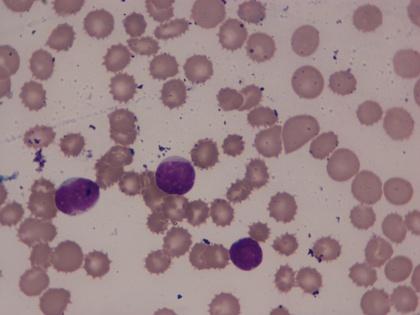
%> input picture Data/Test_Images/ref.JPG, 420 x 315 px, shrunk from 2560 x 1920 before the run, given in place of ref.bmp, which was not available
$ octave util.m   (GNU Octave 9; MATLAB toolbox functions it lacks are replaced by stand-ins)
%> lines starting %> are read from the running program, lines starting %| are printed output that depends on the picture; in (x1, y1, x2, y2) boxes, pixels count from 0 and x2, y2 are one past the last pixel; in counts of white or black regions, pixels touching at a corner belong together; the program's own positions count from 1; pictures that were not available may be replaced by others from this repository, and a replacement may not be noted
### stain_normalisation_toolbox/StainNormalisation/NormMacenko.m
function [ Norm ] = NormMacenko( Source, Target, Io, beta, alpha, verbose )

%%%%%%%%%%%%%%%%%%%%%%%%%%%%%%%%%%%%%%%%%%%%%%%%%%%%%%%%%%%%%%%%%%%%%%%%%%
% NormMacenko: Normalise the appearance of a Source Image to a Target
% image using Macenko's method.
%
%
% Input:
% Source   - RGB Source image.
% Target   - RGB Reference image.
% Io       - (optional) Transmitted light intensity. (default 255)
% beta     - (optional) OD threshold for transparent pixels. (default 0.15)
% alpha    - (optional) Tolerance for the pseudo-min and pseudo-max.
%                       (default 1)
% verbose  - (optional) Display results. (default 0)
%
%
% Output:
% Norm     - Normalised RGB Source image.
%
%
% References:
% [1] M Macenko, M Niethammer, JS Marron, D Borland, JT Woosley, X Guan, C
%     Schmitt, NE Thomas. "A method for normalizing histology slides for
%     quantitative analysis". IEEE International Symposium on Biomedical
%     Imaging: From Nano to Macro, 2009 vol.9, pp.1107-1110, 2009.
%
%
% Acknowledgements:
% This function is inspired by Mitko Veta's Stain Unmixing and Normalisation
% code, which is available for download at Amida's Website:
%     http://amida13.isi.uu.nl/?q=node/69
%
%
% Copyright (c) 2013, Adnan Khan
% Department of Computer Science,
% University of Warwick, UK.
%
%%%%%%%%%%%%%%%%%%%%%%%%%%%%%%%%%%%%%%%%%%%%%%%%%%%%%%%%%%%%%%%%%%%%%%%%%%

if ~exist('verbose', 'var') || isempty(verbose)
   verbose = 0;
%else
%    warning('Verbose mode for individual normalisation functions is likely to be removed in a future release. Please use Norm.m for Visualisation.');
end

if ~exist('Source', 'var') || isempty(Source)
   error('Please supply a Source Image.');
end

if ~exist('Target', 'var') || isempty(Target)
   error('Please supply a Target Image.');
end

% transmitted light intensity
if ~exist('A', 'var') || isempty(Io)
    Io = 255;
end

% OD threshold for transparent pixels
if ~exist('beta', 'var') || isempty(beta)
    beta = 0.15;
end

% tolerance for the pseudo-min and pseudo-max
if ~exist('alpha', 'var') || isempty(alpha)
    alpha = 1;
end

[h, w, ~] = size(Source);

% Estimate Stain Matrix for Taret Image
MTarget = EstUsingMacenko(Target, Io, beta, alpha);

% Perform Color Deconvolution of Target Image to get stain concentration
% matrix
[ CT, MTarget ] = Deconvolve( Target, MTarget );

% Vectorize to N x 3 matrix
CT = reshape(CT, [], 3);

%% Repeat the same process for input/source image

% Estimate Stain Matrix for Source Image
MSource = EstUsingMacenko(Source, Io, beta, alpha);

% Perform Color Deconvolution of Source Image to get stain concentration
% matrix
CS = Deconvolve( Source, MSource );

% Vectorize to N x 3 matrix
CS = reshape(CS, [], 3);

%% uncomment the bottom 3 lines [98-100] to perform manual stain vector correction.
%  The last three images of each row correspond to images generated
%  using a single stain vector. These need to be matched in order to
%  correct the problem of stain vector flipping.
% displayComponents(MSource',CS',MTarget',CT',size(Source), size(Target));
% CS = CS(:,[2,1,3]); % the intended order of stain vectors should be reflected here
% displayComponents(MSource',CS',MTarget',CT',size(Source), size(Target));


% Find the 99th percentile of stain concentration (for each channel)
maxCTarget = prctile(CT, 99, 1);
% Find the 99th percentile of stain concentration (for each channel)
maxCSource = prctile(CS, 99, 1);


%% MAIN NORMALIZATION STUFF
%
CS = bsxfun(@rdivide, CS, maxCSource);
CS = bsxfun(@times,   CS, maxCTarget);


%% Reconstruct the RGB image
Norm = Io*exp(CS * -MTarget);
Norm = reshape(Norm, h, w, 3);
Norm = uint8(Norm);

%% VISUALISATION
% Display results if verbose mode is true
if verbose
    figure;
    subplot(1,3,1); imshow(Source);   title('Source Image');
    subplot(1,3,2); imshow(Target);   title('Target Image');
    subplot(1,3,3); imshow(Norm); title('Normalised (Macenko)');
end

end

### stain_normalisation_toolbox/StainMatrixEstimation/EstUsingMacenko.m
function [ M ] = EstUsingMacenko( I, Io, beta, alpha )

%%%%%%%%%%%%%%%%%%%%%%%%%%%%%%%%%%%%%%%%%%%%%%%%%%%%%%%%%%%%%%%%%%%%%%%%%%
% EstUsingMacenko: Estimate the stain separation matrix using
% Macenko's method
%
%
% Input:
% I                 - RGB input image
% beta              - OD threshold for transparent pixels
% alpha             - tolerance for the pseudo-min and pseudo-max
%
%
% Output:
% M                 - Stain separation matrix with columns corresponding to
%                     stain vectors
%
%
% References:
% [1] M Macenko, M Niethammer, JS Marron, D Borland, JT Woosley, X Guan, C
%     Schmitt, NE Thomas. "A method for normalizing histology slides for
%     quantitative analysis". IEEE International Symposium on Biomedical
%     Imaging: From Nano to Macro, 2009 vol.9, pp.1107-1110, 2009.
%
%
% Acknowledgements:
% This function is inspired by Mitko Veta's Stain Unmixing and Normalisation
% code, which is available for download at Amida's Website:
%     http://amida13.isi.uu.nl/?q=node/69
%
%
% Copyright (c) 2013, Adnan Khan
% Department of Computer Science,
% University of Warwick, UK.
%
%%%%%%%%%%%%%%%%%%%%%%%%%%%%%%%%%%%%%%%%%%%%%%%%%%%%%%%%%%%%%%%%%%%%%%%%%%

% Run in DEMO Mode
if nargin<1
    I = imread('hestain.png');
end


% OD threshold for transparent pixels
if  ~exist('beta', 'var') || isempty(beta)
    beta = 0.15;
end

% tolerance for the pseudo-min and pseudo-max
if ~exist('alpha', 'var') || isempty(alpha)
    alpha = 1;
end

% transmitted light intensity
if  ~exist('Io', 'var') || isempty(Io)
    Io = 255;
end

if size(I,3)<3
    error('Image must be RGB');
end

I = reshape(double(I), [], 3);

% calculate optical density
OD = -log((I+1)/Io);

% remove transparent pixels
ODhat = OD(~any(OD < beta, 2), :);

% calculate eigenvectors
[V, ~] = eig(cov(ODhat));

% project on the plane spanned by the eigenvectors corresponding to the two
% largest eigenvalues
THETA = ODhat*V(:,2:3);

PHI = atan2(THETA(:,2), THETA(:,1));

% find the robust extremees (min and max angles)
minPhi = prctile(PHI, alpha);
maxPhi = prctile(PHI, 100-alpha);

% Bring the extreme angles back to OD Space
VEC1 = V(:,2:3)*[cos(minPhi); sin(minPhi)];
VEC2 = V(:,2:3)*[cos(maxPhi); sin(maxPhi)];

% Make sure that Hematoxylin is first and Eosin is second vector
if VEC1(1) > VEC2(1)
    M = [VEC1 VEC2 cross(VEC1,VEC2)]';
else
    M = [VEC2 VEC1 cross(VEC2,VEC1)]';
end

end

### stain_normalisation_toolbox/Deconvolve.m
function [ DCh, M ] = Deconvolve( I, M, verbose )

%%%%%%%%%%%%%%%%%%%%%%%%%%%%%%%%%%%%%%%%%%%%%%%%%%%%%%%%%%%%%%%%%%%%%%%%%%
% Deconvolve: Deconvolution of an RGB image into its constituent stain
% channels
%
%
% Input:
% I         - RGB input image.
% M         - (optional) Stain matrix.
%                        (default Ruifrok & Johnston H&E matrix)
% verbose   - (optional) Display results. (default 0)
%
%
% Note: M must be an 2x3 or 3x3 matrix, where rows corrrespond to the stain
%       vectors. If only two rows are given the third is estimated as a
%       cross product of the first two.
%
%
% Output:
% DCh       - Deconvolved Channels concatatenated to form a stack.
%             Each channel is a double in Optical Density space.
% M         - Stain matrix.
%
%
% References:
% [1] AC Ruifrok, DA Johnston. "Quantification of histochemical staining by
%     color deconvolution". Analytical & Quantitative Cytology & Histology,
%     vol.23, no.4, pp.291-299, 2001.
%
%
% Acknowledgements:
% This function is inspired by Mitko Veta's Stain Unmixing and Normalisation
% code, which is available for download at Amida's Website:
%     http://amida13.isi.uu.nl/?q=node/69
%
%
% Example:
%           I = imread('hestain.png');
%           [ DCh, H, E, Bg, M ] = Deconvolve( I, [], 1);
%
%
% Copyright (c) 2013, Adnan Khan
% Department of Computer Science,
% University of Warwick, UK.
%
%%%%%%%%%%%%%%%%%%%%%%%%%%%%%%%%%%%%%%%%%%%%%%%%%%%%%%%%%%%%%%%%%%%%%%%%%%

% Run in DEMO Mode
if nargin<1
    I = imread('hestain.png');
end

% Convert to double
I = double(I);

%% Sanity check

[h, w, c] = size(I);

% Image must be RGB
if c<3
    error('Image must be RGB');
elseif c>3
    I = I(:,:,1:3);
end


%% Display results or not?
if ~exist('verbose', 'var') || isempty(verbose)
   verbose = 0;
end


%% Default Color Deconvolution Matrix proposed in Ruifork and Johnston
if ~exist('M', 'var') || isempty(M)
   M = [   0.644211 0.716556 0.266844;
           0.092789 0.954111 0.283111;
       ];
end

%% Add third Stain vector, if only two stain vectors are provided.
% This stain vector is obtained as the cross product of first two
% stain vectors
if size (M,1) < 3
    M = [M; cross(M(1, :), M(2, :))];
end

% Normalise the input so that each stain vector has a Euclidean norm of 1
M = (M./repmat(sqrt(sum(M.^2, 2)), [1 3]));


%% MAIN IMPLEMENTATION OF METHOD

% the intensity of light entering the specimen (see section 2a of [1])
Io = 255;

% Vectorize
J = reshape(I, [], 3);

% calculate optical density
OD = -log((J+1)/Io);
Y = reshape(OD, [], 3);

% determine concentrations of the individual stains
% M is 3 x 3,  Y is N x 3, C is N x 3
C = Y / M;
%C = Y * pinv(M);

% Stack back deconvolved channels
DCh = reshape(C, h, w, 3);

%% VISUALISATION
% Display pseudo coloured version of results if verbose mode is true
if verbose,
    [ H, E, Bg ] = PseudoColourStains(DCh, M);

    figure,
    subplot(141); imshow(uint8(I)); title('Source');
    subplot(144); imshow(Bg); title('Background');
    subplot(142); imshow(H); title('Haematoxylin');
    subplot(143); imshow(E); title('Eosin');
end

### Test/onlykmeans.m
function nucleus_mask = onlykmeans(img_rgb, verbose)

[h,w,c] = size(img_rgb);
img_lab = rgb2lab(img_rgb);
img_ab = img_lab(:,:,2:3);

n_clusters = 3;
[idx,c] = kmeans(reshape(img_ab,[h*w,2]),n_clusters,'distance','cityblock', 'Replicates',4);

idx = reshape(idx,[h,w]);

max_average_a_minus_b = -10000;

for i=1:n_clusters
    mask = (idx==i);
    class = img_ab .* repmat(mask,[1,1,2]);

    average_a_minus_b = sum(sum(class(:,:,1) - class(:,:,2))) / nnz(class(:,:,1) - class(:,:,2));

    if max_average_a_minus_b < average_a_minus_b  %% for pixels belonging to nucleus class, a-b is maximum
        max_average_a_minus_b = average_a_minus_b;
        nucleus_mask = mask;
    end
end

nucleus_mask = imfill(nucleus_mask,'holes');

if verbose
    figure;
    subplot(1,3,1);
    imshow(idx==1);
    subplot(1,3,2);
    imshow(idx==2);
    subplot(1,3,3);
    imshow(idx==3);
end

end

### Test/isolateClusters.m
function [clustersbw, isolatedbw] = isolateClusters(image,bw,verbose)


imgDist=-bwdist(~bw,'cityblock');
mask = imextendedmin(imgDist,5);

% figure,subimage(mat2gray(imgDist));
% figure,imshowpair(bw,mask,'blend');
% figure, imshow(mask);

CC = bwconncomp(bw);

clustersbw = zeros(size(bw));
isolatedbw = zeros(size(bw));

%multiple connected components of mask within each connected component of
%mask correspond to clusters
for i = 1:size(CC.PixelIdxList,2)
    bwCC = zeros(size(bw));
    bwCC(CC.PixelIdxList{i}) = 1;
    maskCC = bwconncomp(bitand(bwCC,mask));
    if(size(maskCC.PixelIdxList,2) > 1)
        clustersbw = bitor(clustersbw,bwCC);
    else
        isolatedbw = bitor(isolatedbw,bwCC);
    end
end


if verbose
    figure();
    subplot(1,2,1);
    imshow(clustersbw);
    subplot(1,2,2);
    imshow(isolatedbw);
end

end

### stain_normalisation_toolbox/StainNormalisation/Norm.m
function Norm = Norm( Source, Target, Method, varargin )

%%%%%%%%%%%%%%%%%%%%%%%%%%%%%%%%%%%%%%%%%%%%%%%%%%%%%%%%%%%%%%%%%%%%%%%%%%
% Norm: Normalise the appearance of a Source Image to a Target Image using
%       the specified method.
%
%
% Input:
% Source         - RGB Source image.
% Target         - RGB Reference image.
% Method         - Stain Normalisation method.
% varargin       - Any additional arguments for the target Normalisation
%                  method. The order of the arguments must match that of
%                  the target function.
%
%
% Output:
% Norm           - Normalised RGB Source image.
%
%
% Notes: Valid values for Method and their associated normalisation
%        function are as follows:
%            'SCD'      - Non-Linear SCD-based Normalisation.
%                         (Matlab Implementation)
%            'SCDLeeds' - Non-Linear SCD-based Normalisation.
%                         (Windows Executable)
%            'Macenko'  - Macenko Linear Stain Channel Normalisation.
%            'Reinhard' - Reinhard Colour Normalisation.
%            'RGBHist'  - RGB Histogram Specification.
%            'Custom'   - An external Stain Normalisation method.
%
%        If you wish to use your own Stain Normalisation function, please
%        select the 'Custom' option for Method and provide a function
%        handle to your custom function as the forth argument.
%
%        A valid custom Normalisation function must take the following input
%        arguments, in this order:
%            Source         - RGB Source image.
%            Target         - RGB Reference image.
%            varargin       - Any additional arguments for the custom Normalisation
%                             method.
%        And output the following:
%            Norm           - Normalised RGB Source image.
%
%        If your existing Stain Normalisation function is not of this form:
%            Please create a new function that accepts these arguments and
%            then calls the existing function as appropriate.
%            This new function can then be used here instead.
%
%
% References:
% See each normalisation function for its associated references.
%
%
% Copyright (c) 2015, Nicholas Trahearn
% Department of Computer Science,
% University of Warwick, UK.
%
%%%%%%%%%%%%%%%%%%%%%%%%%%%%%%%%%%%%%%%%%%%%%%%%%%%%%%%%%%%%%%%%%%%%%%%%%%

if ~exist('Source', 'var') || isempty(Source)
   error('Please supply a Source Image.');
end

if ~exist('Target', 'var') || isempty(Target)
   error('Please supply a Target Image.');
end

if ~exist('Method', 'var') || isempty(Method)
   error('Please supply a Stain Normalisation Method.');
end

switch Method
    case 'SCD'
        % Call the Non-Linear SCD-based method.
        Norm = NormSCD(Source, Target, varargin{:});
    case 'SCDLeeds'
        % Call the Leeds Implementation of the Non-Linear SCD-based method.
        Norm = NormSCDLeeds(Source, Target, varargin{:});
    case 'Macenko'
        % Call Macenko's Method.
        Norm = NormMacenko(Source, Target, varargin{:});
    case 'Reinhard'
        % Call Reinhard's method.
        Norm = NormReinhard(Source, Target, varargin{:});
    case 'RGBHist'
        % Call the RGB Histogram Specification method.
        Norm = NormRGBHist(Source, Target, varargin{:});
    case 'Custom'
        % Call a Custom Stain Normalisation Method.
        normfun = varargin{1};
        Norm = normfun(Source, Target, varargin{2:end});
    otherwise
        error('Unknown Stain Normalisation Method.');
end

% [8 lines of commented-out code are left out]

end

### Utils/util.m
clear all;
clc;
close all;

full_images = dir(fullfile('Data','Raw_Images','*.*'));
reference = imread(fullfile('Data','Test_Images','ref.bmp'));
%> reference is the input picture: size 315x420x3 uint8; mean R, G, B 154.3, 131, 134.4
verbose = 0;

for i=3:size(full_images,1)
    [~,name,~] = fileparts(full_images(i).name);
    image = imread(fullfile('Data','Raw_Images',full_images(i).name));
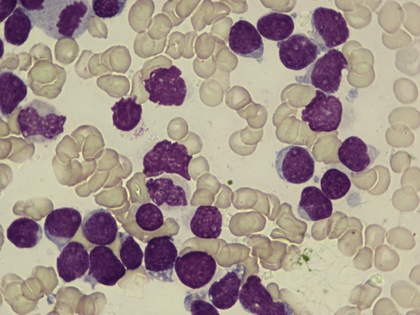
%> input picture Data/Raw_Images/13.jpg, 420 x 315 px, shrunk from 2560 x 1920 before the run
%> image is the input picture: size 315x420x3 uint8; mean R, G, B 162.9, 147.2, 138.7

    fprintf('%d. working on image %s\n',i,full_images(i).name);

    [ image_normalized ] = Norm(image, reference, 'Macenko', 255, 0.15, 1, verbose);
%> in EstUsingMacenko, `[V, ~] = eig(cov(ODhat));`: V = [0.892 0.0873 0.443; -0.432 0.454 0.779; -0.133 -0.887 0.443]
%> in EstUsingMacenko, `minPhi = prctile(PHI, alpha);`: minPhi = 1.52
%> in EstUsingMacenko, `maxPhi = prctile(PHI, 100-alpha);`: maxPhi = 1.85
%> in EstUsingMacenko, `VEC1 = V(:,2:3)*[cos(minPhi); sin(minPhi)];`: VEC1 = [0.447; 0.801; 0.398]
%> in EstUsingMacenko, `VEC2 = V(:,2:3)*[cos(maxPhi); sin(maxPhi)];`: VEC2 = [0.403; 0.627; 0.667]
%> in EstUsingMacenko, `M = [VEC1 VEC2 cross(VEC1,VEC2)]';`: M = [0.447 0.801 0.398; 0.403 0.627 0.667; 0.285 -0.138 -0.0425]
%> in NormMacenko, `MTarget = EstUsingMacenko(Target, Io, beta, alpha);`: MTarget has the same summary as M in EstUsingMacenko
%> in Deconvolve, `M = (M./repmat(sqrt(sum(M.^2, 2)), [1 3]));`: M = [0.447 0.801 0.398; 0.403 0.627 0.667; 0.892 -0.432 -0.133]
%> in Deconvolve, `DCh = reshape(C, h, w, 3);`:
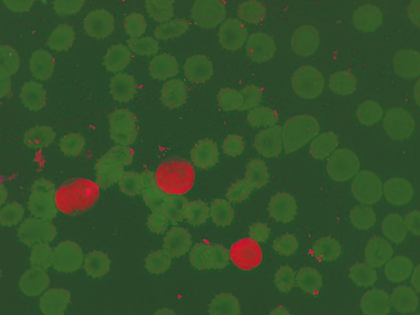
%> DCh: size 315x420x3 double; mean R, G, B 0.252, 0.837, 0.0671; drawn with min black and max white
%> in NormMacenko, `[ CT, MTarget ] = Deconvolve( Target, MTarget );`: MTarget has the same summary as M in Deconvolve
%> in NormMacenko, `MSource = EstUsingMacenko(Source, Io, beta, alpha);`: MSource = [0.475 0.776 0.415; 0.465 0.403 0.788; 0.444 -0.181 -0.17]
%> in Deconvolve (call 2), `M = (M./repmat(sqrt(sum(M.^2, 2)), [1 3]));`: M = [0.475 0.776 0.415; 0.465 0.403 0.788; 0.873 -0.356 -0.334]
%> in Deconvolve (call 2), `DCh = reshape(C, h, w, 3);`:
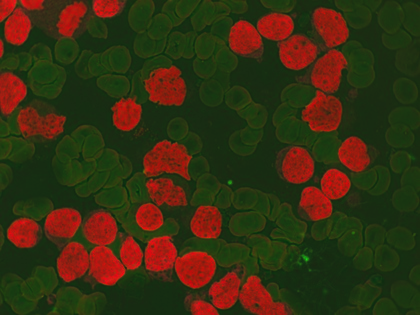
%> DCh: size 315x420x3 double; mean R, G, B 0.634, 0.464, -0.0231; drawn with min black and max white
%> in NormMacenko, `maxCTarget = prctile(CT, 99, 1);`: maxCTarget = [2.67 1.31 0.148]
%> in NormMacenko, `maxCSource = prctile(CS, 99, 1);`: maxCSource = [3.02 0.814 0.104]
%> in NormMacenko, `Norm = reshape(Norm, h, w, 3);`:
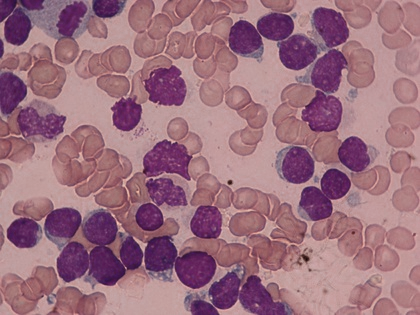
%> Norm: size 315x420x3 double; mean R, G, B 156.7, 111.4, 126.3
%     imwrite(image_normalized,fullfile('Data','Normalized_Raw_Images',full_images(i).name));

    mask = onlykmeans(image_normalized,verbose);
%> in onlykmeans, `img_lab = rgb2lab(img_rgb);`: img_lab: size 315x420x3 double; mean of channels 1, 2, 3 51.8, 20.6, -1.2
%> in onlykmeans, `[idx,c] = kmeans(reshape(img_ab,[h*w,2]),n_clusters,'distance','citybl..`: c = [14.26 4.48; 32.49 -19.84; 20.41 4.52]
%> in onlykmeans, `idx = reshape(idx,[h,w]);`:
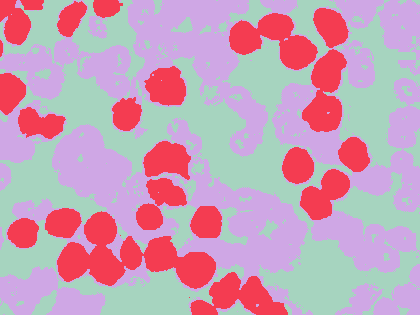
%> idx: size 315x420 double; 3 distinct labels, from 1 to 3; one colour per label, 0 black
%> the loop in onlykmeans, `for i=1:n_clusters` made 3 passes
%> (average_a_minus_b, max_average_a_minus_b) on passes 1 to 2: (10.6, 10.6), (51.23, 51.23)
%> average_a_minus_b on pass 3: 17.05
%> pass 1, in onlykmeans, `mask = (idx==i);`:
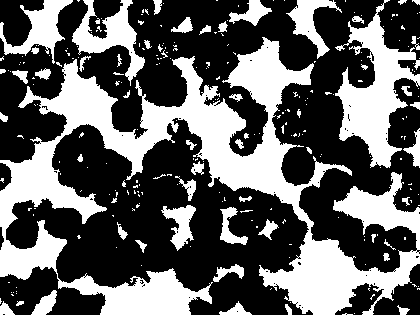
%> mask: size 315x420 logical; 38.3% white; 254 white regions (200 under 20 px), largest, box (x1, y1, x2, y2) and area: (0, 37, 420, 315) 33965, (335, 0, 420, 168) 5675, (72, 0, 145, 86) 2136
%> pass 3, in onlykmeans, `mask = (idx==i);`:
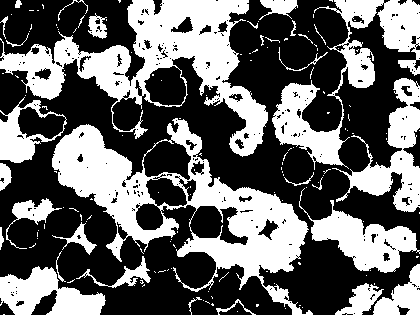
%> mask: size 315x420 logical; 40.6% white; 146 white regions (115 under 20 px), largest, box (x1, y1, x2, y2) and area: (52, 118, 313, 315) 15280, (0, 0, 268, 157) 13653, (272, 0, 420, 170) 6994
%> in onlykmeans, `nucleus_mask = imfill(nucleus_mask,'holes');`: nucleus_mask: size 315x420 logical; 21.1% white; 24 white regions (2 under 20 px), largest, box (x1, y1, x2, y2) and area: (57, 211, 216, 289) 5482, (229, 13, 318, 70) 2617, (302, 49, 347, 132) 2226
    mask = bwareaopen(mask,10000); %remove connected components with lesser than 10000
%> mask: size 315x420 logical; every value is 0
    [clustersbw,isolatedbw] = isolateClusters(image,mask,verbose);
%> in isolateClusters, `imgDist=-bwdist(~bw,'cityblock');`: imgDist: size 315x420 single; every value is 0
%> in isolateClusters, `mask = imextendedmin(imgDist,5);`: mask: size 315x420 logical; every value is 1
%> in isolateClusters, `CC = bwconncomp(bw);`: CC = 0 connected components
%> after the loop in isolateClusters, `for i = 1:size(CC.PixelIdxList,2)`: clustersbw: size 315x420 double; every value is 0


    %multiple connected components of mask within each connected component of
    %mask correspond to clusters
    CC = bwconncomp(clustersbw);
%> CC = 0 connected components
    for i = 1:size(CC.PixelIdxList,2)
        bwCC = zeros(size(clustersbw));
        bwCC(CC.PixelIdxList{i}) = 1;
        [ix,iy] = ind2sub(size(bwCC),  CC.PixelIdxList{i});
        clusters = double(image_normalized) .* repmat(bwCC,[1,1,3]);
        padding = [30,30,30,30];
        nucleusCrop = uint8(embedImage(clusters(min(ix):max(ix),min(iy):max(iy),:),padding));
%         imwrite(nucleusCrop,fullfile('Data','Training_Images_Macenko',[name,'_',num2str(i),'.bmp']));
    end
%> this loop made 0 passes
end
